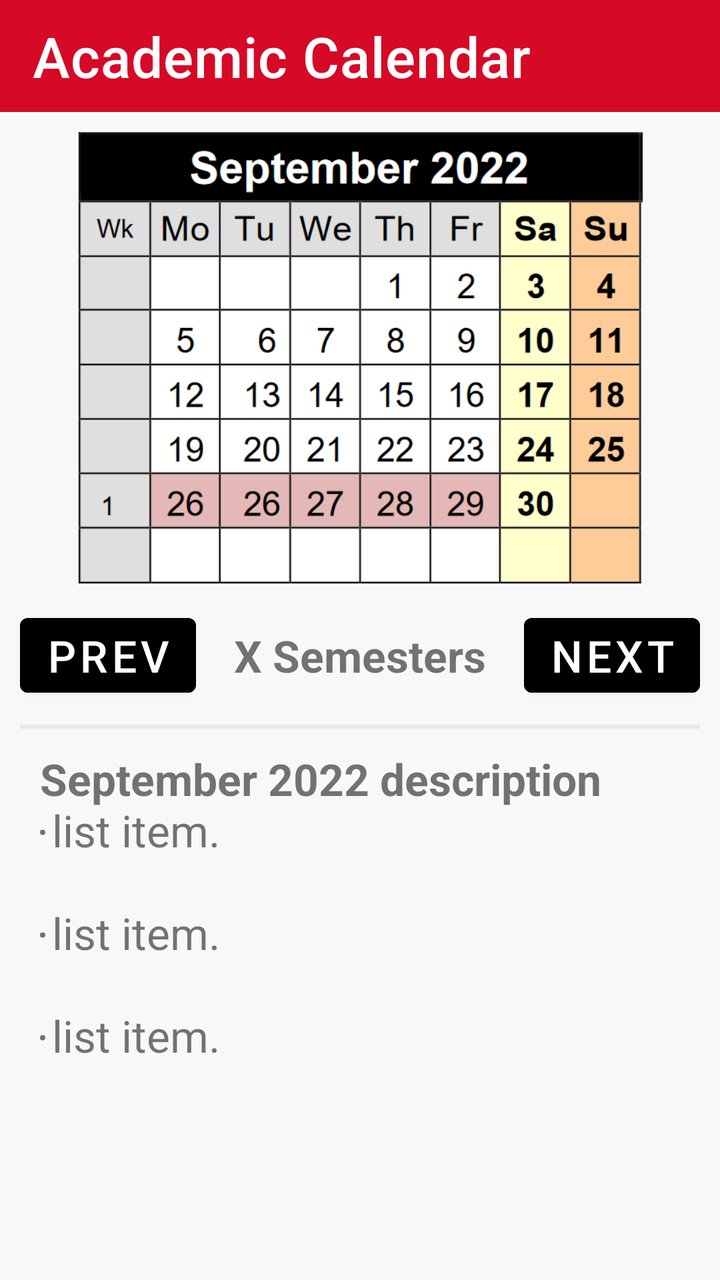
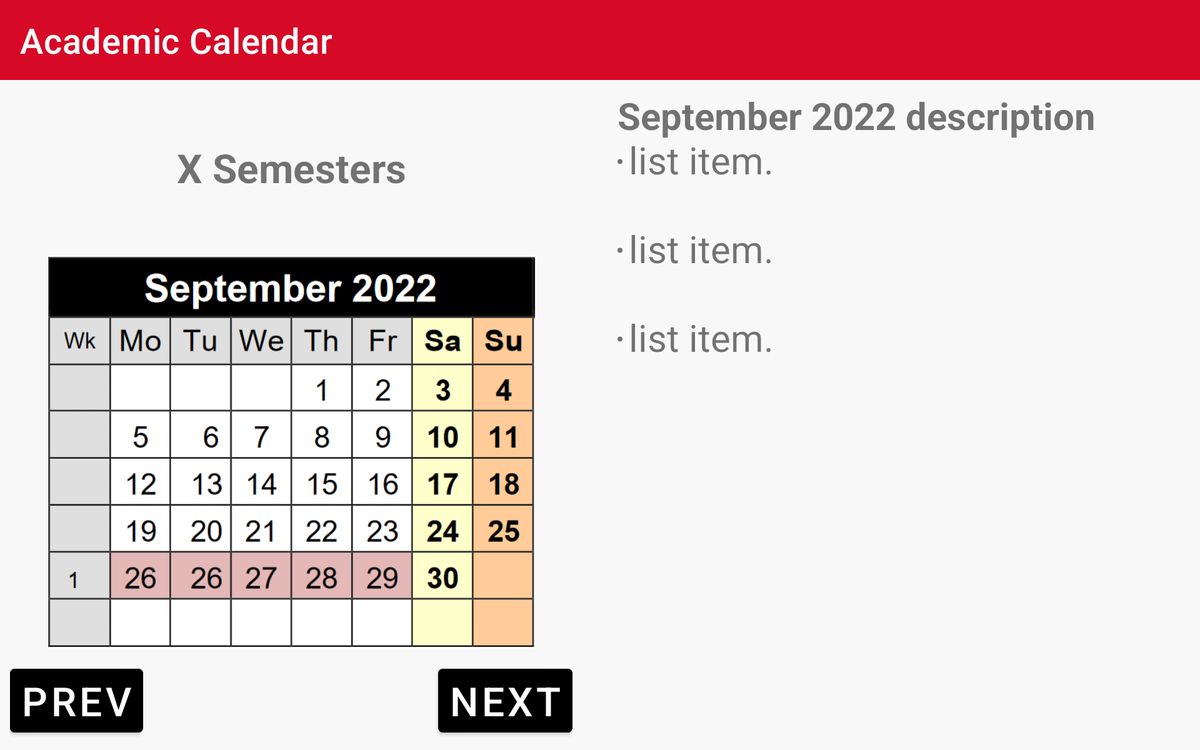

One screen, two layout resources from the same app: the default and the repository's alternative for another configuration. Each is rendered where Android would select it; the XML of both is given below.
<!-- AndroidManifest.xml: application theme Theme.EasyCal -->
<!-- res/layout/activity_month_view.xml -->
<?xml version="1.0" encoding="utf-8"?>
<RelativeLayout xmlns:android="http://schemas.android.com/apk/res/android"
    xmlns:app="http://schemas.android.com/apk/res-auto"
    xmlns:tools="http://schemas.android.com/tools"
    android:layout_width="match_parent"
    android:layout_height="match_parent"
    tools:context=".ui.MonthViewActivity">

    
    <com.google.android.material.appbar.AppBarLayout
        android:layout_width="match_parent"
        android:layout_height="wrap_content">

        <com.google.android.material.appbar.MaterialToolbar
            android:id="@+id/topBar"
            style="@style/Widget.MaterialComponents.Toolbar.Primary"
            android:layout_width="match_parent"
            android:layout_height="?android:attr/actionBarSize"
            app:navigationIcon="@drawable/ic_back"
            app:title="Academic Calendar"
            app:titleTextAppearance="@style/ToolbarTitleStyle">
        </com.google.android.material.appbar.MaterialToolbar>
    </com.google.android.material.appbar.AppBarLayout>

    <LinearLayout
        android:id="@+id/top_half_layout"
        android:layout_width="match_parent"
        android:layout_height="wrap_content"
        android:orientation="vertical">

        
        
        <ImageView
            android:id="@+id/calendar_image"
            android:layout_width="334dp"
            android:layout_height="243dp"
            android:layout_gravity="center"
            android:layout_marginStart="16dp"
            android:layout_marginTop="50dp"
            android:layout_marginEnd="16dp"
            android:layout_marginBottom="10dp"
            android:layout_weight="1"
            android:adjustViewBounds="true"
            android:contentDescription="@string/calendar_image_description"
            android:paddingTop="16dp"
            android:src="@drawable/_3s_september_2022"
            tools:ignore="InefficientWeight" />

        
        <LinearLayout
            android:id="@+id/month_navigation_layout"
            android:layout_width="match_parent"
            android:layout_height="wrap_content"
            android:orientation="horizontal">

            <Button
                android:id="@+id/prev_month_button"
                android:layout_width="wrap_content"
                android:layout_height="wrap_content"
                android:layout_marginStart="10dp"
                android:backgroundTint="@color/black"
                android:contentDescription="@string/previous_month_description"
                android:drawableLeft="@drawable/previous"
                android:paddingLeft="8dp"
                android:paddingRight="8dp"
                android:text="@string/previous_month_text"
                android:textSize="22sp"
                tools:ignore="RtlHardcoded,RedundantDescriptionCheck" />

            <TextView
                android:id="@+id/semester_text_view"
                android:layout_width="0dp"
                android:layout_height="wrap_content"
                android:layout_weight="0.3"
                android:contentDescription="@string/semester_text_description"
                android:gravity="center"
                android:text="@string/semester_text"
                android:textSize="22sp"
                android:textStyle="bold" />

            <Button
                android:id="@+id/next_month_button"
                android:layout_width="wrap_content"
                android:layout_height="wrap_content"
                android:layout_marginEnd="10dp"
                android:backgroundTint="@color/black"
                android:contentDescription="@string/next_month_description"
                android:drawableEnd="@drawable/next"
                android:paddingLeft="8dp"
                android:paddingRight="8dp"
                android:text="@string/next_month_text"
                android:textSize="22sp"
                tools:ignore="RedundantDescriptionCheck" />
        </LinearLayout>

        <View
            android:layout_width="match_parent"
            android:layout_height="2dp"
            android:layout_margin="10dp"
            android:background="#E8E8E8" />
    </LinearLayout>
    
    

    <ScrollView
        android:id="@+id/bottom_half_layout"
        android:layout_width="match_parent"
        android:layout_height="wrap_content"
        android:layout_below="@+id/top_half_layout"
        android:layout_marginTop="-20dp">

        <TextView
            android:id="@+id/calendar_details"
            android:layout_width="match_parent"
            android:layout_height="wrap_content"
            android:contentDescription="@string/calendar_details_description"
            android:padding="20dp"
            android:text="@string/calendar_details_text"
            android:textSize="22sp" />
    </ScrollView>
</RelativeLayout>
<!-- resources referenced by this layout -->
<resources>
  <color name="black">#FF000000</color>
  <!-- drawable _3s_september_2022: png bitmap (drawable, 54542 bytes) -->
  <string name="calendar_details_description">Describes holidays included in this month.</string>
  <string name="calendar_details_text"><b><center>September 2022 description</center></b>
          \n<li>list item.</li>\n
          \n<li>list item.</li>\n
          \n<li>list item.</li>\n</string>
  <string name="calendar_image_description">Calendar month image</string>
  <string name="next_month_description">Button to go to the next month</string>
  <string name="next_month_text">Next</string>
  <string name="previous_month_description">Button to go to the previous month</string>
  <string name="previous_month_text">Prev</string>
  <string name="semester_text">X Semesters</string>
  <string name="semester_text_description">Semester view text</string>
  <style name="ToolbarTitleStyle" parent="@style/TextAppearance.MaterialComponents.Headline6">
          <item name="android:textSize">28sp</item>
      </style>
  <style name="Theme.EasyCal" parent="Base.Theme.EasyCal" />
  <style name="Base.Theme.EasyCal" parent="Theme.MaterialComponents.DayNight.NoActionBar">
          
          
          <item name="colorPrimary">@color/red</item>
          <item name="colorOnPrimary">@color/white</item>
  
          
          <item name="colorOnSecondary">@color/black</item>
  
          
          <item name="android:windowBackground">#F8F8F8</item>
  
          
          <item name="android:statusBarColor" tools:targetApi="l">@color/black</item>
  
          
          <item name="colorSwitchThumbNormal">@color/red</item>
          <item name="colorControlActivated">@color/red</item>
  
          
          <item name="colorControlNormal">@color/red</item>
      </style>
  <color name="red">#D60926</color>
  <color name="white">#FFFFFFFF</color>
</resources>
<!-- res/layout-sw600dp-land/activity_month_view.xml (the repository's variant of the layout above) -->
<!-- drawn on a 7-inch tablet turned sideways -->
<?xml version="1.0" encoding="utf-8"?>
<RelativeLayout xmlns:android="http://schemas.android.com/apk/res/android"
    xmlns:app="http://schemas.android.com/apk/res-auto"
    xmlns:tools="http://schemas.android.com/tools"
    android:layout_width="match_parent"
    android:layout_height="match_parent"
    android:orientation="vertical"
    tools:context=".ui.MonthViewActivity">

    
    <com.google.android.material.appbar.AppBarLayout
        android:id="@+id/appBarLayout"
        android:layout_width="match_parent"
        android:layout_height="wrap_content">

        <com.google.android.material.appbar.MaterialToolbar
            android:id="@+id/topBar"
            style="@style/Widget.MaterialComponents.Toolbar.Primary"
            android:layout_width="match_parent"
            android:layout_height="?android:attr/actionBarSize"
            app:navigationIcon="@drawable/ic_back"
            app:title="Academic Calendar"
            app:titleTextAppearance="@style/ToolbarTitleStyle">

        </com.google.android.material.appbar.MaterialToolbar>
    </com.google.android.material.appbar.AppBarLayout>


    <LinearLayout
        android:layout_width="match_parent"
        android:layout_height="match_parent"
        android:layout_below="@+id/appBarLayout"
        android:orientation="horizontal"
        android:padding="8dp">

        <LinearLayout
            android:id="@+id/top_half_layout"
            android:layout_width="450dp"
            android:layout_height="match_parent"
            android:layout_below="@+id/appBarLayout"
            android:orientation="vertical">


            <TextView
                android:id="@+id/semester_text_view"
                android:layout_width="match_parent"
                android:layout_height="104dp"
                android:layout_weight="0.3"
                android:contentDescription="@string/semester_text_description"
                android:gravity="center"
                android:text="@string/semester_text"
                android:textSize="32sp"
                android:textStyle="bold" />

            
            
            <ImageView
                android:id="@+id/calendar_image"
                android:layout_width="390dp"
                android:layout_height="333dp"
                android:layout_gravity="center"
                android:adjustViewBounds="true"
                android:contentDescription="@string/calendar_image_description"
                android:src="@drawable/_3s_september_2022" />

            
            <LinearLayout
                android:id="@+id/month_navigation_layout"
                android:layout_width="match_parent"
                android:layout_height="wrap_content"
                android:orientation="horizontal">

                <Button
                    android:id="@+id/prev_month_button"
                    android:layout_width="wrap_content"
                    android:layout_height="wrap_content"
                    android:backgroundTint="@color/black"
                    android:contentDescription="@string/previous_month_description"
                    android:drawableLeft="@drawable/previous"
                    android:paddingLeft="8dp"
                    android:paddingRight="8dp"
                    android:text="@string/previous_month_text"
                    android:textSize="32sp"
                    tools:ignore="RtlHardcoded,RedundantDescriptionCheck" />

                <View
                    android:layout_width="match_parent"
                    android:layout_height="match_parent"
                    android:layout_weight="1.2" />

                <Button
                    android:id="@+id/next_month_button"
                    android:layout_width="wrap_content"
                    android:layout_height="wrap_content"
                    android:backgroundTint="@color/black"
                    android:contentDescription="@string/next_month_description"
                    android:drawableEnd="@drawable/next"
                    android:paddingLeft="8dp"
                    android:paddingRight="8dp"
                    android:text="@string/next_month_text"
                    android:textSize="32sp"
                    tools:ignore="RedundantDescriptionCheck" />
            </LinearLayout>
        </LinearLayout>


        
        
        <ScrollView
            android:id="@+id/bottom_half_layout"
            android:layout_width="match_parent"
            android:layout_height="match_parent"
            android:layout_toRightOf="@id/calendar_image"
            android:orientation="vertical">

            <TextView
                android:id="@+id/calendar_details"
                android:layout_width="match_parent"
                android:layout_height="match_parent"
                android:layout_marginStart="36dp"
                android:contentDescription="@string/calendar_details_description"
                android:text="@string/calendar_details_text"
                android:textSize="30sp" />
        </ScrollView>
    </LinearLayout>
</RelativeLayout>
